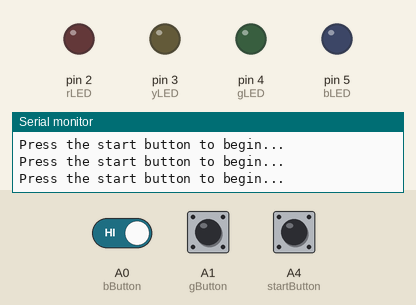
Recording of a sketch running on a simulated Arduino Uno, built with avr-gcc and run on an emulated ATmega328P. On the bench: output pins drawn as LEDs (lit = HIGH), the last lines printed to the serial monitor. Dashed ring = blinking. Inputs (shaded band) come from the test bench; at power-on: A4 (startButton) HIGH, A0 (bButton) HIGH, A1 (gButton) LOW. Random numbers use the default seed unless the sketch sets one.

Above: at 1.2 s.
1.3 s: A4 (startButton) pulled LOW for 0.15 s
At 2.83 s:
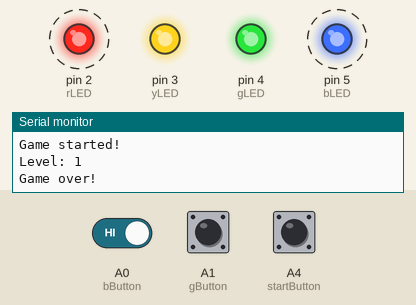
4.4 s: A4 (startButton) pulled LOW for 1 s
At 5.2 s:
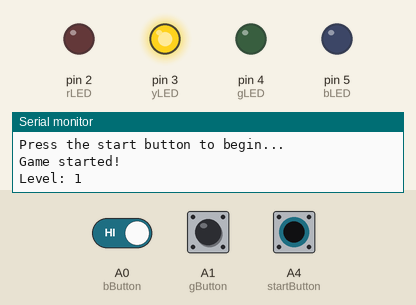
7.8 s: A4 (startButton) pulled LOW for 0.15 s
At 8.5 s:
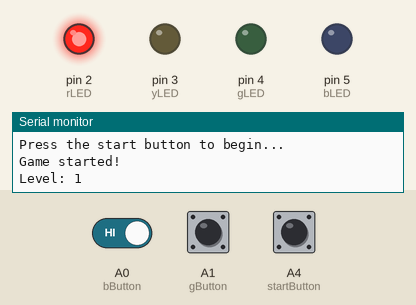
10.8 s: A4 (startButton) pulled LOW for 3.2 s
At 12.12 s:
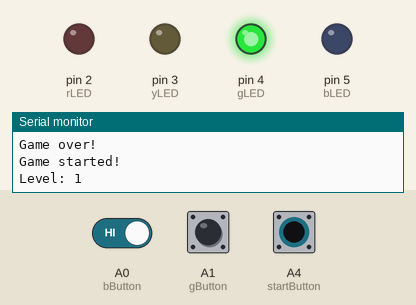
15.5 s: A0 (bButton) driven LOW and A4 (startButton) driven LOW
18.5 s: A4 (startButton) driven HIGH
Timing chart, 0 to 21.2 s (numbered marks = the images above; inputs shaded):
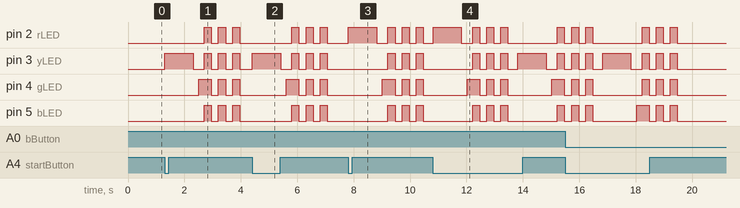

The sketch:

simonSays.ino
```cpp
// LED pins
const int rLED = 2;
const int yLED = 3;
const int gLED = 4;
const int bLED = 5;

// Button pins
const int rButton = A3;
const int yButton = A2;
const int gButton = A1;
const int bButton = A0;
const int startButton = A4;

// Other variables
const int levelMax = 32;
int sequence[levelMax];
int sequenceInput[levelMax];
int level = 1;
int velocity = 1000;
bool gameActive = false; // Track if the game is in progress

// The setup function runs once when board is reset or powered
void setup() {
  Serial.begin(9600);  // Initialize serial communication

  // Set up input buttons
  pinMode(rButton, INPUT);
  pinMode(yButton, INPUT);
  pinMode(gButton, INPUT);
  pinMode(bButton, INPUT);

  // Set up LEDs
  pinMode(rLED, OUTPUT);
  pinMode(yLED, OUTPUT);
  pinMode(gLED, OUTPUT);
  pinMode(bLED, OUTPUT);

  // Turn off LEDs at start
  digitalWrite(rLED, LOW);
  digitalWrite(yLED, LOW);
  digitalWrite(gLED, LOW);
  digitalWrite(bLED, LOW);
}

// The loop function runs over and over again forever
void loop() {
  if (!gameActive) {
    if (digitalRead(startButton) == LOW) {
      // Start a new game
      gameActive = true;
      level = 1;  // Reset level
      velocity = 1000;  // Reset velocity
      Serial.println("Game started!");
      Serial.print("Level: ");
      Serial.println(level);

      // Generate a new sequence
      generateSequence();
    } else {
      Serial.println("Press the start button to begin...");
      delay(100);
      return;
    }
  }

  if (gameActive) {
    showSequence();    // Show the sequence
    getSequence();     // Wait for player input
  }

  // Add a small delay to debounce the start button to prevent multiple presses
  delay(100);
}

void showSequence() {
  // Turn off LEDs initially
  digitalWrite(rLED, LOW);
  digitalWrite(yLED, LOW);
  digitalWrite(gLED, LOW);
  digitalWrite(bLED, LOW);

  // Display each LED in the sequence
  for (int i = 0; i < level; i++) {
    digitalWrite(sequence[i], HIGH);
    delay(velocity);
    digitalWrite(sequence[i], LOW);
    delay(200);
  }
}

void getSequence() {
  int flag = 0; // Flag to indicate if the sequence is correct

  for (int i = 0; i < level; i++) {
    flag = 0;

    // Loop until correct input is detected
    while (flag == 0 && gameActive) {
      if (digitalRead(bButton) == LOW) {
        processInput(bLED, i, flag);
      } else if (digitalRead(gButton) == LOW) {
        processInput(gLED, i, flag);
      } else if (digitalRead(yButton) == LOW) {
        processInput(yLED, i, flag);
      } else if (digitalRead(rButton) == LOW) {
        processInput(rLED, i, flag);
      }
    }
  }

  rightSequence();
}

void processInput(int led, int index, int &flag) {
  digitalWrite(led, HIGH);
  sequenceInput[index] = led;
  flag = 1;
  delay(200);

  if (sequenceInput[index] != sequence[index]) {
    wrongSequence();
    return;
  }

  digitalWrite(led, LOW);
}

void generateSequence() {
  randomSeed(millis()); // Generate a random sequence

  for (int i = 0; i < levelMax; i++) {
    sequence[i] = random(2, 6);
  }
}

void wrongSequence() {
  Serial.println("Game over!");

  // Blink all LEDs three times to indicate incorrect sequence
  for (int i = 0; i < 3; i++) {
    digitalWrite(rLED, HIGH);
    digitalWrite(yLED, HIGH);
    digitalWrite(gLED, HIGH);
    digitalWrite(bLED, HIGH);
    delay(250);

    digitalWrite(rLED, LOW);
    digitalWrite(yLED, LOW);
    digitalWrite(gLED, LOW);
    digitalWrite(bLED, LOW);
    delay(250);
  }

  // Game over, reset game state
  gameActive = false;

  // Reset sequences
  for (int i = 0; i < levelMax; i++) {
    sequence[i] = 0;
    sequenceInput[i] = 0;
  }
}

void rightSequence() {
  if (!gameActive) {
    return;
  }

  // Short flash to indicate correct sequence
  digitalWrite(rLED, HIGH);
  digitalWrite(yLED, HIGH);
  digitalWrite(gLED, HIGH);
  digitalWrite(bLED, HIGH);
  delay(500);

  digitalWrite(rLED, LOW);
  digitalWrite(yLED, LOW);
  digitalWrite(gLED, LOW);
  digitalWrite(bLED, LOW);
  delay(500);

  // Increase level and decrease delay to increase difficulty
  if (level < levelMax) {
    level++;
    Serial.println("Correct!");
    Serial.print("Level: ");
    Serial.println(level);
  }
  velocity -= 50;
}
```

Measured:
- after the input at 1.3 s, pin 2 (rLED), pin 5 (bLED): alternates HIGH for 0.25 s and LOW for 0.25 s, starting after 1.4 s; pin 3 (yLED): LOW → HIGH at once, → LOW 1.0 s later, → HIGH 0.40 s later, → LOW 0.25 s later, … (8 changes in this stretch); pin 4 (gLED): LOW → HIGH after 1.2 s, then repeats every 0.50 s: LOW 0.25 s, HIGH 0.25 s
- after the input at 4.4 s, pin 2 (rLED): alternates HIGH for 0.25 s and LOW for 0.25 s, 6 changes in all, then stays LOW, starting after 1.4 s; pin 3 (yLED): LOW → HIGH at once, → LOW 1.0 s later, → HIGH 0.40 s later, → LOW 0.25 s later, … (8 changes in this stretch)
- after the input at 7.8 s, pin 2 (rLED): LOW → HIGH at once, → LOW 1.0 s later, → HIGH 0.40 s later, → LOW 0.25 s later, … (8 changes in this stretch); pin 3 (yLED), pin 5 (bLED): alternates HIGH for 0.25 s and LOW for 0.25 s, starting after 1.4 s; pin 4 (gLED): LOW → HIGH after 1.2 s, then repeats every 0.50 s: LOW 0.25 s, HIGH 0.25 s
- after the input at 10.8 s, pin 2 (rLED): LOW → HIGH at once, → LOW 1.0 s later, → HIGH 0.40 s later, → LOW 0.25 s later, … (10 changes in this stretch); pin 3 (yLED): LOW → HIGH after 1.4 s, → LOW 0.25 s later, → HIGH 0.25 s later, → LOW 0.25 s later, … (10 changes in this stretch)
